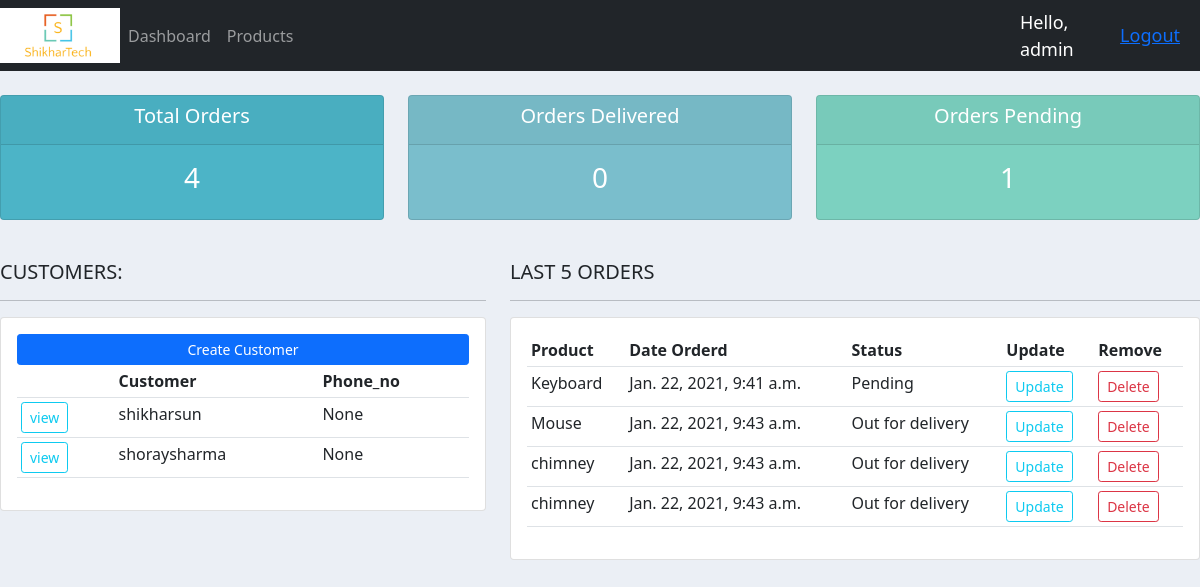
Page /accounts_app/dashboard/ (signed in) on the committed database.
### accounts/models.py (models this page shows, shortened)
class Customer(models.Model):
    user = models.OneToOneField(
        User, blank=True, null=True, on_delete=models.CASCADE)
    name = models.CharField(max_length=200, null=True)
    phone_no = models.CharField(max_length=200, null=True)
    email = models.CharField(max_length=200, null=True)
    profile_pic = models.ImageField(
        default="profile_pic.png", null=True, blank=True)
    date_created = models.DateTimeField(auto_now_add=True)

class Order(models.Model):
    STATUS = (
        ('Pending', 'Pending'),
        ('Out for delivery', 'Out for delivery'),
        ('Delivered', 'Delivered'),
    )
    customer = models.ForeignKey(Customer, null=True, on_delete=models.CASCADE)
    product = models.ForeignKey(Products, null=True, on_delete=models.CASCADE)
    date_created = models.DateTimeField(auto_now_add=True, null=True)
    status = models.CharField(max_length=200, choices=STATUS)

class Products(models.Model):
    CATEGORY = (
        ('Indoor', 'Indoor'),
        ('Outdoor', 'Outdoor'),
    )
    name = models.CharField(max_length=200, null=True)
    price = models.FloatField(null=True)
    category = models.CharField(max_length=200, null=True, choices=CATEGORY)
    discription = models.CharField(max_length=200, null=True, blank=True)
    date_created = models.DateTimeField(auto_now_add=True, null=True)
    Tags = models.ManyToManyField(Tag, blank=True)
    def __str__(self):
        return self.name

### accounts/decorators.py (the view)
        def wrapper(request, *args, **kwargs):
            group = None
            if request.user.groups.exists():
                group = request.user.groups.all()[0].name
            if group in allowed_roles:
                return view_func(request, *args, **kwargs)
            else:
                return HttpResponse('Not allowed to view this content')

### accounts/views.py (called while the page is built)
@login_required(login_url='login')
@allowed_user_group(allowed_roles=['admin'])
def home(request):
    customer_lis = Customer.objects.all()
    order_lis = Order.objects.all()
    total_order = order_lis.count()
    order_delivered = order_lis.filter(status="Delivered").count()
    order_pending = order_lis.filter(status="Pending").count()
    context = {'cus_lis': customer_lis,
               'order_lis': order_lis,
               'order_delivered': order_delivered, 'order_pending': order_pending,
               'total_order': total_order}
    return render(request, 'accounts/dashboard.html', context)

### accounts/templates/accounts/dashboard.html
{% extends 'accounts/main.html' %}
{% block content %}
{% include 'accounts/status.html' %}
<br>
<div class="row">
	<div class="col-md-5">
		<h5>CUSTOMERS:</h5>
		<hr>
		<div class="card card-body">
			<a class="btn btn-primary  btn-sm btn-block" href="">Create Customer</a>
			<table class="table table-sm">
				<tr>
					<th></th>
					<th>Customer</th>
					<th>Phone_no</th>
					{% for i in cus_lis %}
						<tr>
							<td><a class="btn btn-outline-info  btn-sm btn-block" href="{% url 'customer' i.id %}">view</a></td>
							<td>{{i.name}}</td>
							<td>{{i.phone_no}}</td>
						</tr>
					{% endfor %}
				</tr>
			</table>
		</div>
	</div>
	<div class="col-md-7">
		<h5>LAST 5 ORDERS</h5>
		<hr>
		<div class="card card-body">
			<table class="table table-sm">
				<tr>
					<th>Product</th>
					<th>Date Orderd</th>
					<th>Status</th>
					<th>Update</th>
					<th>Remove</th>
					{% for i in order_lis %}
						<tr>
							<td>{{i.product}}</td>
							<td>{{i.date_created}}</td>
							<td>{{i.status}}</td>
							<td><a class="btn btn-outline-info  btn-sm btn-block" href="{% url 'update_order' i.id %}">Update</a></td>
							<td><a class="btn btn-outline-danger  btn-sm btn-block" href="{% url 'delete_order' i.id %}">Delete</a></td>
						</tr>
					{% endfor %}
				</tr>
			</table>
		</div>
	</div>
</div>
{% endblock %}

### accounts/templates/accounts/navbar.html (shortened to what this page needs)
{% load static %}
<nav class="navbar navbar-expand-lg navbar-dark bg-dark">
    <img src="{% static 'images/logo.png' %}" alt="Logo">
    <div class="collapse navbar-collapse" id="navbarNavDropdown">
      <ul class="navbar-nav">
        {% if request.user.is_staff %}
        <li class="nav-item">
          <a class="nav-link" href="{% url 'home'%}">Dashboard</a>
        </li>
        <li class="nav-item">
          <a class="nav-link" href="{% url 'products' %}">Products</a>
        </li>
        {% endif %}
      </ul>
    </div>
    <span class="user_msg">Hello, {{request.user}}</span>
    <span class="user_msg"><a href="{% url 'logout'%}">Logout</a></span>
  </nav>

### static/css/main.css (style rules this page uses)
img { max-width: 10%; max-height: 10%; }
body { background-color: #ebeff5; }

### accounts/templates/accounts/navbar.html (style rules this page uses)
.user_msg { font-size: 18px; color: #fff; margin-right: 20px; }

### rows in the picture
Customer: name "shikharsun", phone_no "None"
Customer: name "shoraysharma", phone_no "None"
Order: product "Keyboard", date_created "Jan. 22, 2021, 9:41 a.m.", status "Pending"
Order: product "Mouse", date_created "Jan. 22, 2021, 9:43 a.m.", status "Out for delivery"
Order: product "chimney", date_created "Jan. 22, 2021, 9:43 a.m.", status "Out for delivery"
Order: product "chimney", date_created "Jan. 22, 2021, 9:43 a.m.", status "Out for delivery"

### other values in the picture
{{ request.user }} "admin"
{{ total_order }} "4"
{{ order_delivered }} "0"
{{ order_pending }} "1"
